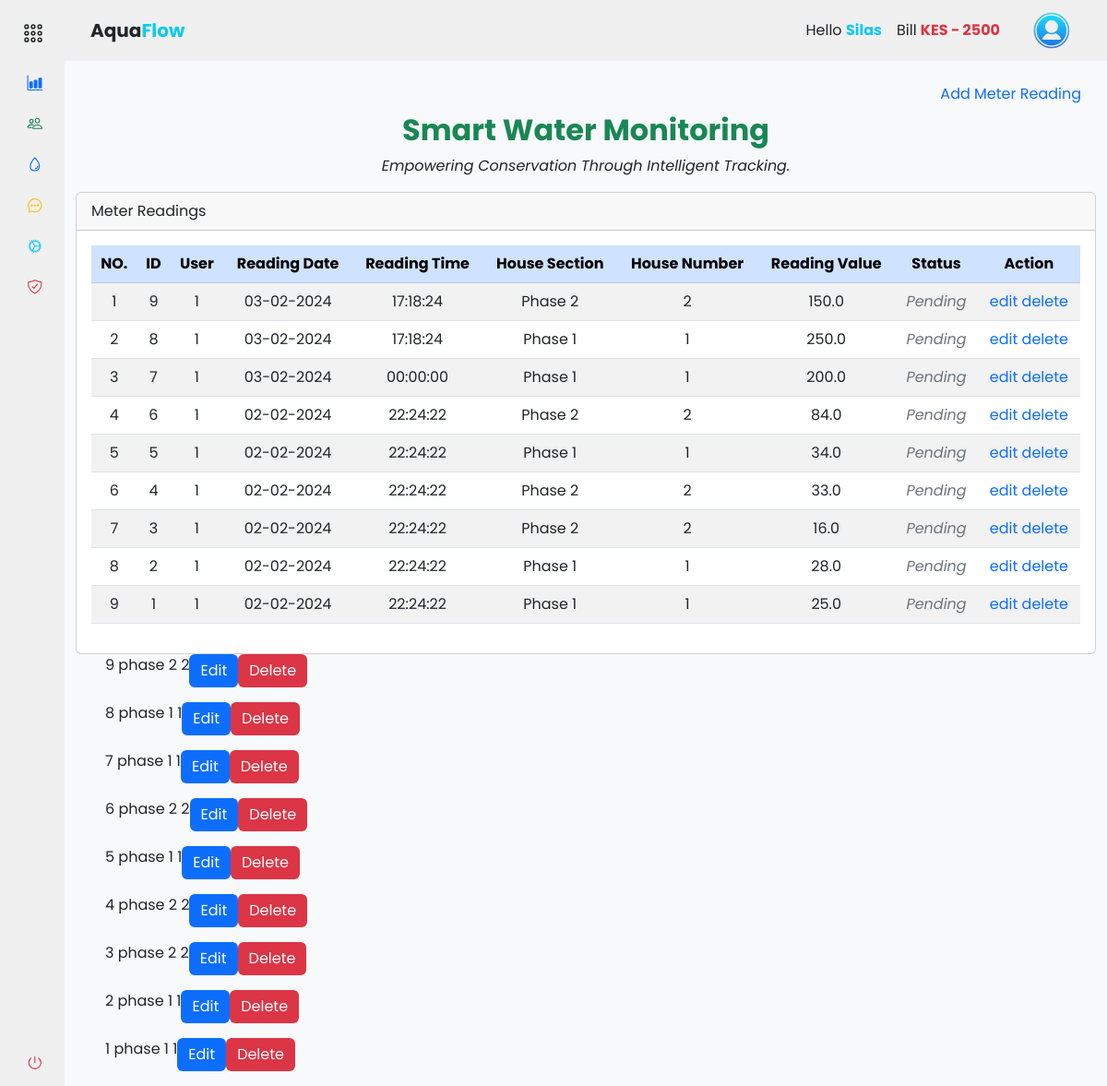
Page /accounts/records/meter_readings (signed in) on the earlier database version.
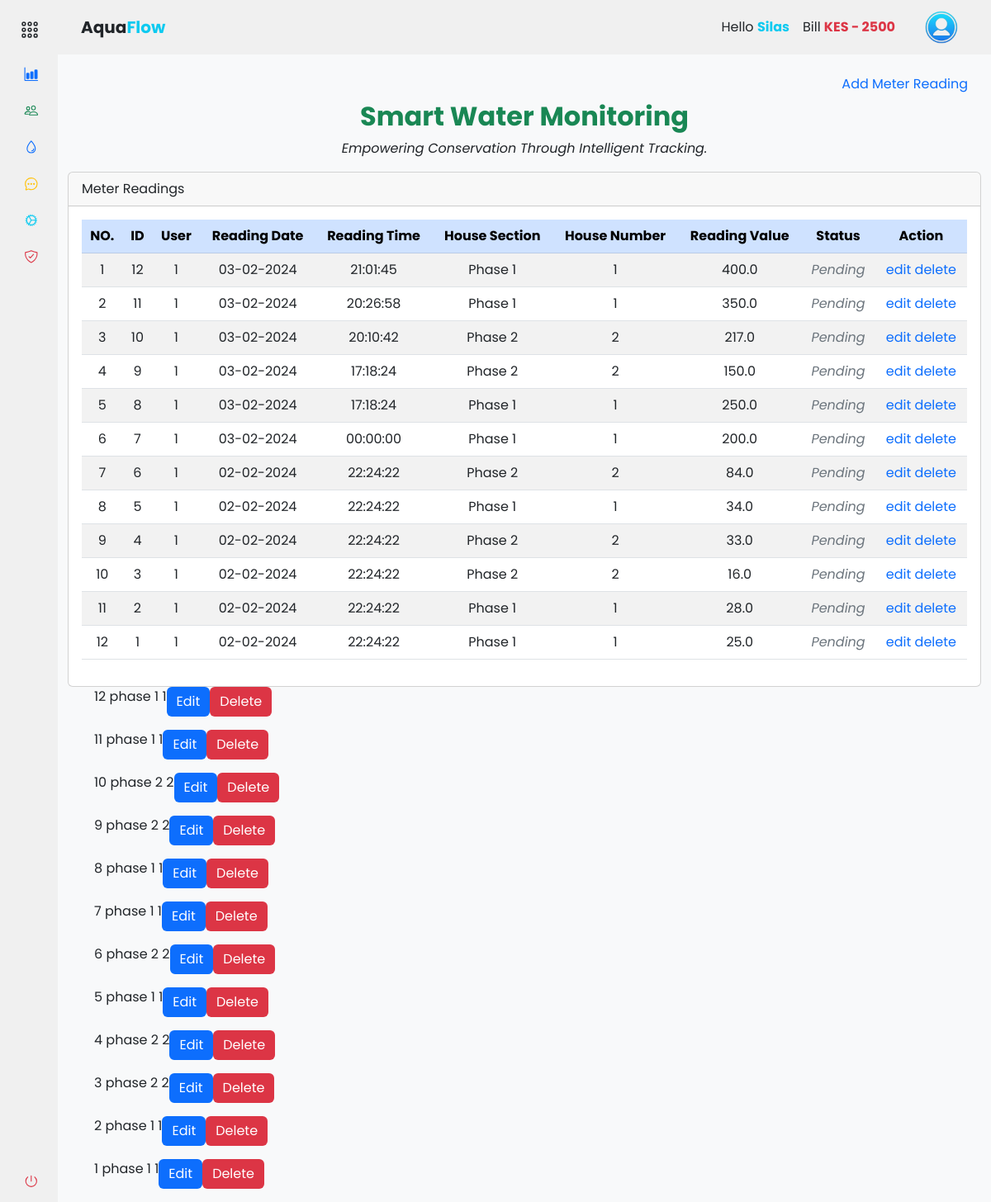
Same page on the later database version.
### app/backend/models/user.py (models this page shows, shortened)
class User(db.Model, UserMixin):
    id = db.Column(db.Integer, primary_key=True)
    mobile_number = db.Column(db.String(20), unique=True, nullable=False)
    password_hash = db.Column(db.String(128), nullable=False)
    first_name = db.Column(db.String(50))
    last_name = db.Column(db.String(50))
    email = db.Column(db.String(120))
    house_section = db.Column(db.String(50))
    house_number = db.Column(db.String(20))
    profile_image = db.Column(db.String(255))
    is_active = db.Column(db.Boolean, default=True)
    is_admin = db.Column(db.Boolean, default=False)
    meter_readings = db.relationship('MeterReading', backref='user', lazy=True)
    payments = db.relationship('Payment', backref='user', lazy=True)

class MeterReading(db.Model):
    id = db.Column(db.Integer, primary_key=True)
    timestamp = db.Column(db.DateTime, default=datetime.now(timezone.utc) + timedelta(hours=3), nullable=False)
    house_section = db.Column(db.String(50))
    house_number = db.Column(db.String(20))
    reading_value = db.Column(db.Float)
    reading_status = db.Column(db.Boolean, default=False)
    user_id = db.Column(db.Integer, db.ForeignKey('user.id'), nullable=False)
    consumed = db.Column(db.Float)
    unit_price = db.Column(db.Float)
    total_price = db.Column(db.Float)

### app/backend/accounts/records/routes.py (the view, shortened to what this page needs)
@records_bp.route('/meter_readings', methods=['GET', 'POST'])
@login_required
def meter_readings():
    add_meter_reading_form = AddMeterReadingForm()
    edit_meter_reading_form = EditMeterReadingForm()
    house_sections = db.session.query(User.house_section.distinct()).all()
    meter_readings = MeterReading.query.filter_by(user_id=current_user.id).all()
    return render_template('accounts/meter_readings.html', house_sections=house_sections, meter_readings=meter_readings, hide_footer=True, form=add_meter_reading_form, edit_form=edit_meter_reading_form)

### app/backend/accounts/accounts_context.py (called while the page is built)
def accounts_context():
    people = 'silas'
    bill = int('2500')
    return {'people': people, 'bill': bill}

def inject_now():
    return {'now': datetime.utcnow() + timedelta(hours=3)}

### app/assets/templates/accounts/meter_readings.html (shortened to what this page needs)
{% extends 'base.html' %} {% block content %}
<div class="container-fluid mt-3">
  <ul class="nav nav-pills justify-content-end border-0">
    <li type="button" class="nav-item">
      <a
        class="nav-link"
        data-bs-toggle="modal"
        data-bs-target="#addMeterReadingModal"
        >Add Meter Reading</a
      >
    </li>
  </ul>
  <div class="text-center">
    <h2 class="fw-bold text-success">Smart Water Monitoring</h2>
    <p class="mt-2 fst-italic">
      Empowering Conservation Through Intelligent Tracking.
    </p>
  </div>
  <div class="col-md-12">
    <div class="card mt-3">
      <div class="card-header">Meter Readings</div>
      <div class="card-body">
        <div class="table-responsive">
          <table class="table table-striped data-table text-center">
            <thead class="table-primary">
              <tr>
                <th scope="col">NO.</th>
                <th scope="col">ID</th>
                <th scope="col">User</th>
                <th scope="col">Reading Date</th>
                <th scope="col">Reading Time</th>
                <th scope="col">House Section</th>
                <th scope="col">House Number</th>
                <th scope="col">Reading Value</th>
                <th scope="col">Status</th>
                <th scope="col">Action</th>
              </tr>
            </thead>
            <tbody>
              {% for reading in meter_readings | reverse %}
              <tr>
                <td>{{ loop.index }}</td>
                <td>{{ reading.id }}</td>
                <td>{{ reading.user_id }}</td>
                <td>{{ reading.timestamp.strftime('%d-%m-%Y') }}</td>
                <td>
                  {{ reading.timestamp.strftime('%H:%M:%S') if reading.timestamp
                  else '' }}
                </td>
                <td>{{ reading.house_section.title() }}</td>
                <td>{{ reading.house_number }}</td>
                <td>{{ reading.reading_value }}</td>
                <td
                  class="fst-italic {% if reading.reading_status %}text-success{% else %}text-secondary{% endif %}"
                >
                  {{ 'Cleared' if reading.reading_status else 'Pending' }}
                </td>
                <td>
                  <a href="">edit</a>
                  <a href="">delete</a>
                </td>
              </tr>
              {% endfor %}
            </tbody>
          </table>
        </div>
      </div>
    </div>
  </div>
  {% for reading in meter_readings | reverse %}
  <ul class="d-flex">
    <td>{{ reading.id }}</td>
    <td>{{ reading.house_section }}</td>
    <td>{{ reading.house_number }}</td>
    <td>
      <button
        type="button"
        class="btn btn-primary"
        data-bs-toggle="modal"
        data-bs-target="#editConfirmationModal"
        data-reading-id="{{ reading.id }}"
      >
        Edit
      </button>
    </td>
    <td>
      <button
        type="button"
        class="btn btn-danger"
        data-bs-toggle="modal"
        data-bs-target="#deleteConfirmationModal"
        data-reading-id="{{ reading.id }}"
      >
        Delete
      </button>
    </td>
  </ul>
  {% endfor %}
</div>
{% endblock %}

### app/assets/templates/base.html (shortened to what this page needs)
<!DOCTYPE html>
<html lang="en">
  <head>
    <link
      rel="stylesheet"
      href="{{ url_for('static', filename='css/vendor/bootstrap.min.css') }}"
    />
    <link
      rel="stylesheet"
      href="{{ url_for('static', filename='css/styles.css') }}"
    />
  </head>
  <body>
    <div class="wrapper">
      {% include '/components/sidebar.html' %}
      <section class="main">
        {% include '/components/navbar.html' %}
        <main>
          {% block content %}{% endblock %}
        </main>
      </section>
    </div>
  </body>
</html>

### app/assets/templates/components/sidebar.html (shortened to what this page needs)
{% if not hide_sidebar %}
<aside id="sidebar">
  <div class="d-flex mt-2">
    <button class="toggle-btn" type="button">
      <ion-icon name="apps-outline" class="text-dark"></ion-icon>
    </button>
  </div>
  <ul class="sidebar-nav">
    <li class="sidebar-item">
      <a
        href="{{ url_for('accounts.dashboard.dashboard') }}"
        class="sidebar-link"
      >
        <ion-icon name="bar-chart" class="text-primary me-2"></ion-icon>
      </a>
    </li>
    <li class="sidebar-item">
      <a
        href="#people"
        class="sidebar-link collapsed has-dropdown"
        data-bs-toggle="collapse"
        data-bs-target="#people"
        aria-expanded="false"
        aria-controls="people"
      >
        <ion-icon name="people-outline" class="text-success"></ion-icon>
      </a>
    </li>
    <li class="sidebar-item">
      <a
        href="#records_water_supply"
        class="sidebar-link collapsed has-dropdown"
        data-bs-toggle="collapse"
        data-bs-target="#records_water"
        aria-expanded="false"
        aria-controls="records_water"
      >
        <ion-icon name="water-outline" class="text-primary"></ion-icon>
      </a>
    </li>
    <li class="sidebar-item">
      <a
        href="{{ url_for('accounts.messages.messages') }}"
        class="sidebar-link"
      >
        <ion-icon
          name="chatbubble-ellipses-outline"
          class="text-warning"
        ></ion-icon>
      </a>
    </li>
    <li class="sidebar-item">
      <a
        href="{{ url_for('accounts.settings.settings') }}"
        class="sidebar-link"
      >
        <ion-icon name="cog-outline" class="text-info"></ion-icon>
      </a>
    </li>
    <li class="sidebar-item">
      <a
        href="{{ url_for('accounts.security.security_options') }}"
        class="sidebar-link"
      >
        <ion-icon
          name="shield-checkmark-outline"
          class="text-danger"
        ></ion-icon>
      </a>
    </li>
  </ul>
  <div class="sidebar-footer">
    <a
      class="sidebar-link"
      href="{{ url_for('auth.logout') }}"
      onclick="localStorage.clear();"
    >
      <ion-icon name="power-outline" class="text-danger"></ion-icon>
    </a>
  </div>
</aside>
{% endif %}

### app/assets/templates/components/navbar.html (shortened to what this page needs)
{% if not hide_navbar %}
<header
  id="navbar"
  class="navbar navbar-expand-lg sticky-sm-top {% if not current_user.is_authenticated %}bg-dark{% endif %}"
>
  <div class="container-fluid">
    <a
      class="navbar-brand text-center d-flex align-items-center fw-bold ms-3 {% if not current_user.is_authenticated %}text-light{% else %}text-dark{% endif %}"
      href="#"
    >
      Aqua<span class="text-info">Flow</span>
    </a>
    <div class="collapse navbar-collapse" id="navbarToggler">
      <div class="d-flex align-items-center ms-auto">
         {% if current_user.is_authenticated %}
        <ul class="navbar-nav me-3">
          <li class="nav-item">
            <a class="nav-link text-dark">
              Hello
              <span class="text-info fw-bold"
                >{{ current_user.first_name.title() }}</span
              >
            </a>
          </li>
          <li class="nav-item">
            <a class="nav-link text-dark">
              Bill
              <span
                class="fw-bold {% if bill > 0 %}text-danger{% else %}text-success{% endif %}"
                >KES {% if bill > 0 %}-{% endif %} {{ bill }}</span
              >
            </a>
          </li>
        </ul>
        <div class="btn-group">
          <button
            type="button"
            class="btn navbar-brand rounded-circle border-0"
            data-bs-toggle="dropdown"
            aria-expanded="false"
          >
            <img
              src="{{ url_for('static', filename='images/user.png') }}"
              alt="logo image"
              height="40px"
              width="40px"
            />
          </button>
        </div>
        {% endif %}
      </div>
    </div>
  </div>
</header>
{% endif %}

### app/assets/static/css/styles.css (style rules this page uses)
a { text-decoration: none; }
li { list-style: none; }
button { border: none !important; outline: none; }
body { font-family: "Poppins", sans-serif; }
.wrapper { display: flex; overflow: hidden; height: 100vh; }
#sidebar { width: 70px; min-width: 70px; z-index: 1000; transition: all 0.25s ease-in-out; display: flex; flex-direction: column; }
.toggle-btn { background-color: transparent; cursor: pointer; border: 0; padding: 1rem 1.5rem; }
.toggle-btn ion-icon { color: #000; font-size: 1.5rem; }
.sidebar-nav { padding: 0rem; flex: 1 1 auto; }
a.sidebar-link { padding: 0.625rem 1.625rem; color: #000; display: block; font-size: 0.9rem; border-radius: 5px; white-space: nowrap; border-left: 3px solid transparent; transition: background-color 0.3s ease, margin-inline-start 0.3s ease, border-left 0.3s ease; }
.sidebar-link ion-icon { font-size: 1.1rem; margin-right: 0.75rem; }
.sidebar-item { position: relative; }
.main { min-height: 100vh; width: 100%; overflow-y: scroll; transition: all 0.35s ease-in-out; background-color: rgb(248, 249, 250); }
.navbar, #sidebar { background-color: #f0f0f0; z-index: 1000; }

Differences in the rows shown:
added MeterReading: id "12", user_id "1", timestamp "03-02-2024", timestamp "21:01:45", house_section "Phase 1", house_number "1", reading_value "400.0", reading_status "Pending", house_section "phase 1"
added MeterReading: id "11", user_id "1", timestamp "03-02-2024", timestamp "20:26:58", house_section "Phase 1", house_number "1", reading_value "350.0", reading_status "Pending", house_section "phase 1"
added MeterReading: id "10", user_id "1", timestamp "03-02-2024", timestamp "20:10:42", house_section "Phase 2", house_number "2", reading_value "217.0", reading_status "Pending", house_section "phase 2"
